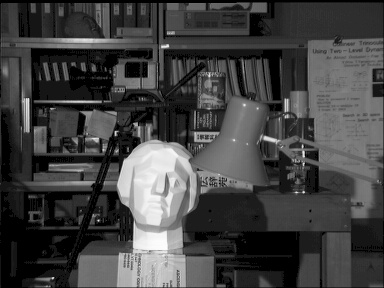
#> input picture opencv_tutorials/samples/tsukuba_l.png, 384 x 288 px
$ python 4_Epipolar.py   (Python 2 division)
#> lines starting #> are read from the running program, lines starting #| are printed output that depends on the picture
import cv2
import numpy as np
from matplotlib import pyplot as plt

# img1 = cv2.imread('../../samples/left.jpg', 0) # queryimage # left image
# img2 = cv2.imread('../../samples/right.jpg', 0) # queryimage  # right image

img1 = cv2.imread('../../samples/tsukuba_l.png', 0) # queryimage # left image
#> img1 is the input picture: shape (288, 384); min 0, max 252, mean 66.5
img2 = cv2.imread('../../samples/tsukuba_r.png', 0) # queryimage  # right image
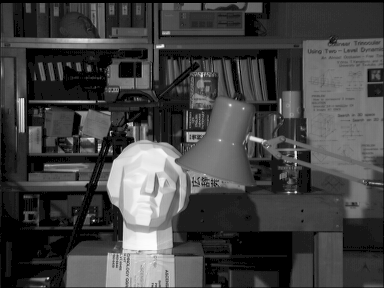
#> input picture opencv_tutorials/samples/tsukuba_r.png, 384 x 288 px
#> img2 is the input picture: shape (288, 384); min 0, max 253, mean 66.9

# img1 = cv2.imread('./left.jpg', 0) # queryimage # left image
# img2 = cv2.imread('./right.jpg', 0) # queryimage  # right image

sift = cv2.xfeatures2d.SIFT_create()

# find the keypoints and descriptors with SIFT
kp1, des1 = sift.detectAndCompute(img1, None)
#> kp1 = 763 keypoints; strongest (x, y, size): (154, 178, 46.9), (167, 46, 2.7), (115, 134, 1.9), (303, 152, 2)
kp2, des2 = sift.detectAndCompute(img2, None)
#> kp2 = 761 keypoints; strongest (x, y, size): (143, 178, 47.4), (296, 156, 1.9), (162, 46, 2.8), (295, 153, 2)

# FLANN parameters
FLANN_INDEX_KDTREE = 1
index_params = dict(algorithm = FLANN_INDEX_KDTREE, trees = 5)
search_params = dict(checks = 50)

flann = cv2.FlannBasedMatcher(index_params, search_params)

matches = flann.knnMatch(des1, des2, k = 2)
#> matches = 763 matches

good = []
pts1 = []
pts2 = []
goodmatches = []

# ratio test as per Lowe's paper
for i, (m, n) in enumerate(matches):
    if m.distance < 0.8 * n.distance:
        good.append(m)
        pts2.append(kp2[m.trainIdx].pt)
        pts1.append(kp1[m.queryIdx].pt)
        goodmatches.append(matches[i])
#> after the loop, good = 452 matches; goodmatches = 452 matches; pts1 = 452 pairs, first value 16.93 to 376.5, second value 4.38 to 283.6; pts2 = 452 pairs, first value 12.38 to 379.7, second value 4.41 to 283.9

imgmatch = cv2.drawMatchesKnn(img1, kp1, img2, kp2, goodmatches[:], None)
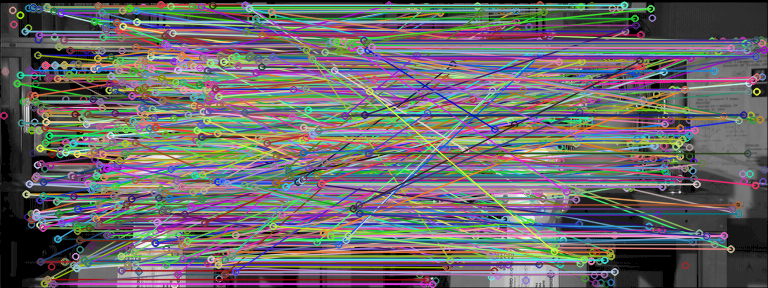
#> imgmatch: shape (288, 768, 3); mean of channels 0, 1, 2 107.7, 104.9, 108.1; drawn as B, G, R
plt.imshow(imgmatch)

pts1 = np.int32(pts1)
#> pts1 = 452 pairs, first value 16 to 376, second value 4 to 283
pts2 = np.int32(pts2)
#> pts2 = 452 pairs, first value 12 to 379, second value 4 to 283
#> (the run stopped early here; a loop or call above may not have finished)
